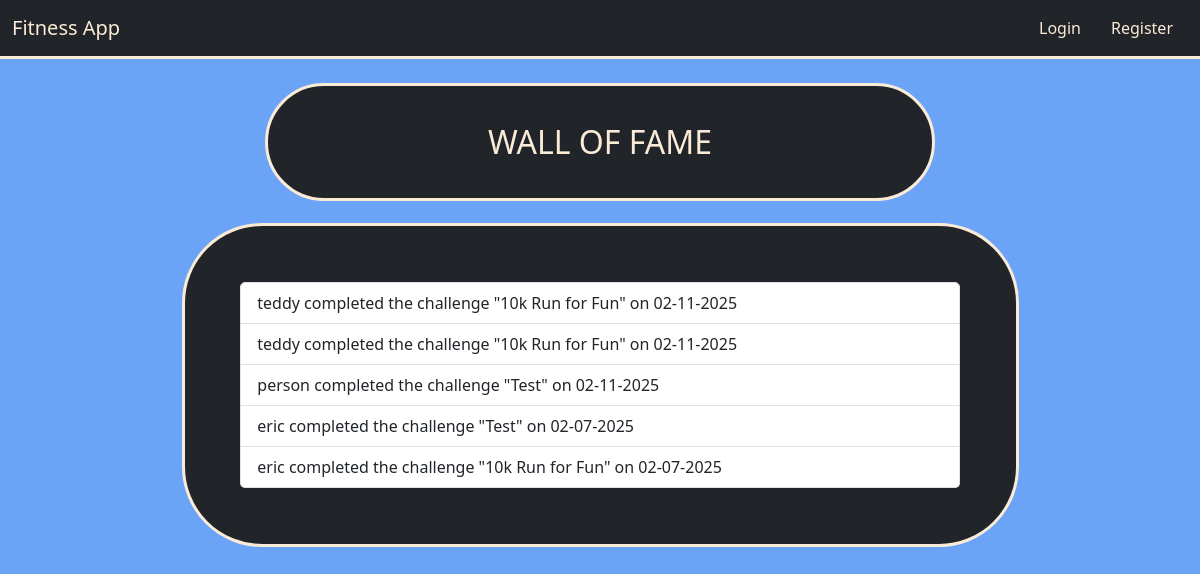
The page /wall_of_fame on the database as committed earlier.
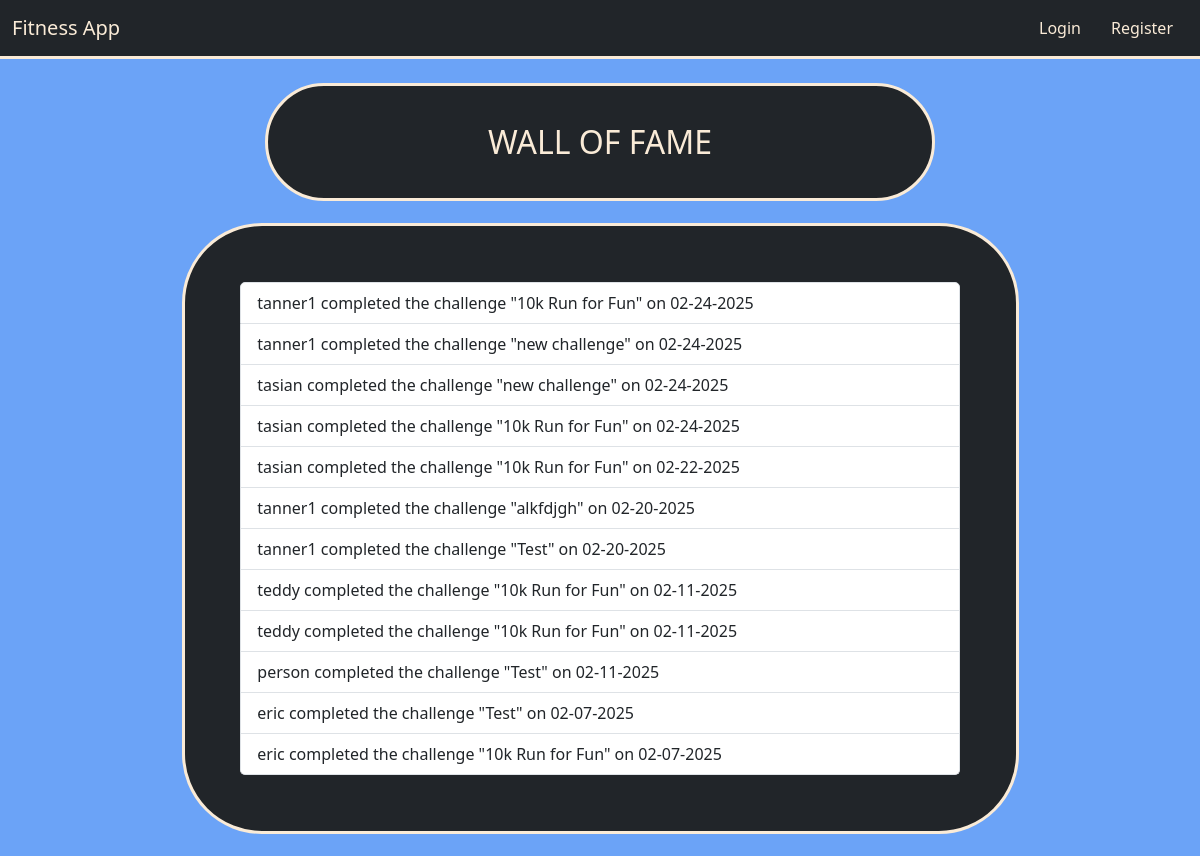
The same page on the database as committed later.
### models.py (models this page shows)
class CompletedChallenge(db.Model):
    id = db.Column(db.Integer, primary_key=True)
    user_id = db.Column(db.Integer, db.ForeignKey('user.id'), nullable=False)
    challenge_id = db.Column(db.Integer, db.ForeignKey('challenge.id'), nullable=False)
    completed_at = db.Column(db.DateTime, default=datetime.utcnow)

class User(db.Model):
    id = db.Column(db.Integer, primary_key=True)
    username = db.Column(db.String(80), unique=True, nullable=False)
    email = db.Column(db.String(120), nullable=False)
    password = db.Column(db.String(128), nullable=False)
    challenges = db.relationship('Challenge', backref='creator', lazy=True)
    chat_messages = db.relationship('ChatMessage', backref='user', lazy=True)
    statuses = db.relationship('UserChallengeStatus', backref='user', lazy=True)
    completed_challenges = db.relationship('CompletedChallenge', backref='user', lazy=True)
    favorites = db.relationship('Favorite', backref='user', lazy=True)

class Challenge(db.Model):
    id = db.Column(db.Integer, primary_key=True)
    user_id = db.Column(db.Integer, db.ForeignKey('user.id'), nullable=True)
    challenge_type = db.Column(db.String(80), nullable=False)
    image = db.Column(db.String(200), nullable=True)
    description = db.Column(db.Text, nullable=False)
    tags = db.Column(db.String(200), nullable=True)
    created_at = db.Column(db.DateTime, default=func.now())
    goals = db.relationship('Goal', backref='challenge', lazy=True, cascade="all, delete-orphan")
    badges = db.relationship('ChallengeBadge', backref='challenge', lazy=True, cascade="all, delete-orphan")
    chat_messages = db.relationship('ChatMessage', backref='challenge', lazy=True, cascade="all, delete-orphan")
    statuses = db.relationship('UserChallengeStatus', backref='challenge', lazy=True, cascade="all, delete-orphan")
    completions = db.relationship('CompletedChallenge', backref='challenge', lazy=True, cascade="all, delete-orphan")
    favorites = db.relationship('Favorite', backref='challenge', lazy=True, cascade="all, delete-orphan")

### routes/challenge_routes.py (the view)
@challenge_bp.route('/wall_of_fame')
def wall_of_fame():
    wall_entries = CompletedChallenge.query.order_by(CompletedChallenge.completed_at.desc()).all()
    return render_template('wall_of_fame.html', wall_entries=wall_entries)

### templates/wall_of_fame.html
{% extends "layout.html" %}
{% block content %}
  <div class="container titles">
    <p class="headers">WALL OF FAME</p>
  </div>
  <div class="card content gap border-3">
    <ul class="list-group">
      {% for entry in wall_entries %}
        <li class="list-group-item">
          {{ entry.user.username }} completed the challenge "{{ entry.challenge.challenge_type }}" on {{ entry.completed_at.strftime("%m-%d-%Y") }}
        </li>
      {% endfor %}
    </ul>
  </div>
{% endblock %}

### templates/layout.html (shortened to what this page needs)
<!doctype html>
<html lang="en">
  <head>
    <link href="https://cdn.jsdelivr.net/npm/bootstrap@5.3.3/dist/css/bootstrap.min.css"
          rel="stylesheet"
>
    <link rel="stylesheet" href="{{url_for('static', filename='css/main.css')}}">
    <link rel="stylesheet" href="{{url_for('static', filename='css/navbar.css')}}">
  </head>
  <body>
    <nav class="navbar navbar-expand-lg bg-dark border-3 border-bottom border-body" data-bs-theme="dark">
      <div class="container-fluid">
        <a class="navbar-brand" href="{{ url_for('challenge_bp.index') }}">Fitness App</a>
        <div class="collapse navbar-collapse justify-content-end" id="navbarNav">
          <ul class="navbar-nav mb-2 mb-lg-0">
            {% if session.get('user_id') %}
              <li class="nav-item"><a class="nav-link" aria-current="page" href="{{ url_for('challenge_bp.create_challenge') }}">Create Challenge</a></li>
              <li class="nav-item"><a class="nav-link" href="{{ url_for('user_bp.favorites') }}">Favorites</a></li>
              <li class="nav-item"><a class="nav-link" href="{{ url_for('user_bp.logout') }}">Logout</a></li>
            {% else %}
              <li class="nav-item"><a class="nav-link" href="{{ url_for('user_bp.login') }}">Login</a></li>
              <li class="nav-item"><a class="nav-link" href="{{ url_for('user_bp.register') }}">Register</a></li>
            {% endif %}
          </ul>
        </div>
      </div>
    </nav>
    <div class="container mt-4">
      {% block content %}{% endblock %}
    </div>
  </body>
</html>

### static/css/main.css (style rules this page uses)
body { background-color:rgb(107, 163, 247); }
.titles { color: antiquewhite; margin: auto; width: 60%; background-color: #212529; border-style: solid; border-color: antiquewhite; border-radius: 5em; }
.titles .headers { padding: 5%; margin: auto; text-align: center; font-size: 2em; }
.content { color: antiquewhite; padding: 5%; margin: 2% auto; width: 75%; background-color: #212529; border-style: solid; border-color: antiquewhite; border-radius: 5em; }

### static/css/navbar.css (style rules this page uses)
.border-bottom { --bs-border-color: antiquewhite; }
.navbar a { color: antiquewhite; }
.navbar .nav-item .nav-link { padding: 5px 15px; position: relative; }
.navbar .nav-item .nav-link::before { content: ''; position: absolute; left: 0; right: 0; bottom: 0; height: 1px; background-color: antiquewhite; transition: all 0.5s ease; transform: scale(0); }

Rows that differ between the two databases and show on the page:
added CompletedChallenge: user.username "tanner1", challenge.challenge_type "10k Run for Fun", completed_at "02-24-2025"
added CompletedChallenge: user.username "tanner1", challenge.challenge_type "new challenge", completed_at "02-24-2025"
added CompletedChallenge: user.username "tasian", challenge.challenge_type "new challenge", completed_at "02-24-2025"
added CompletedChallenge: user.username "tasian", challenge.challenge_type "10k Run for Fun", completed_at "02-24-2025"
added CompletedChallenge: user.username "tasian", challenge.challenge_type "10k Run for Fun", completed_at "02-22-2025"
added CompletedChallenge: user.username "tanner1", challenge.challenge_type "alkfdjgh", completed_at "02-20-2025"
added CompletedChallenge: user.username "tanner1", challenge.challenge_type "Test", completed_at "02-20-2025"
